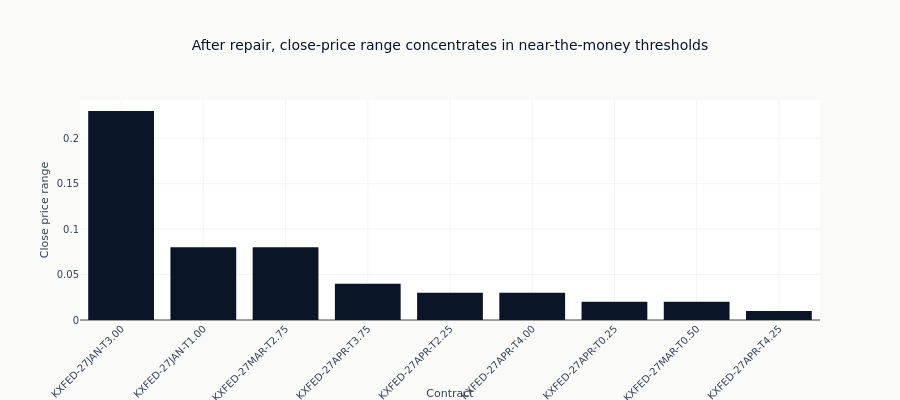

The cell this chart's notebook holds for it:
### Code cell
qd = quality_df.to_pandas()
fig = go.Figure(go.Bar(x=qd["symbol"], y=qd["price_range"], marker_color=COLORS["blue"]))
fig.update_layout(
    title="After repair, close-price range concentrates in near-the-money thresholds",
    xaxis_title="Contract",
    yaxis_title="Close price range",
    height=400,
)
fig.update_xaxes(tickangle=-45)
fig.show()

### Figure 1 — Plotly figure (JSON) as saved in the notebook; plotly's stock layout.template omitted (floating-point values rounded to 4 significant figures)
{"data": [{"marker": {"color": "#0a1628"}, "type": "bar", "x": ["KXFED-27JAN-T3.00", "KXFED-27JAN-T1.00", "KXFED-27MAR-T2.75", "KXFED-27APR-T3.75", "KXFED-27APR-T2.25", "KXFED-27APR-T4.00", "KXFED-27APR-T0.25", "KXFED-27MAR-T0.50", "KXFED-27APR-T4.25"], "y": [0.23, 0.08, 0.08, 0.04, 0.03, 0.03, 0.02, 0.02, 0.01]}], "layout": {"height": 400, "title": {"text": "After repair, close-price range concentrates in near-the-money thresholds"}, "xaxis": {"tickangle": -45, "title": {"text": "Contract"}}, "yaxis": {"title": {"text": "Close price range"}}}}
